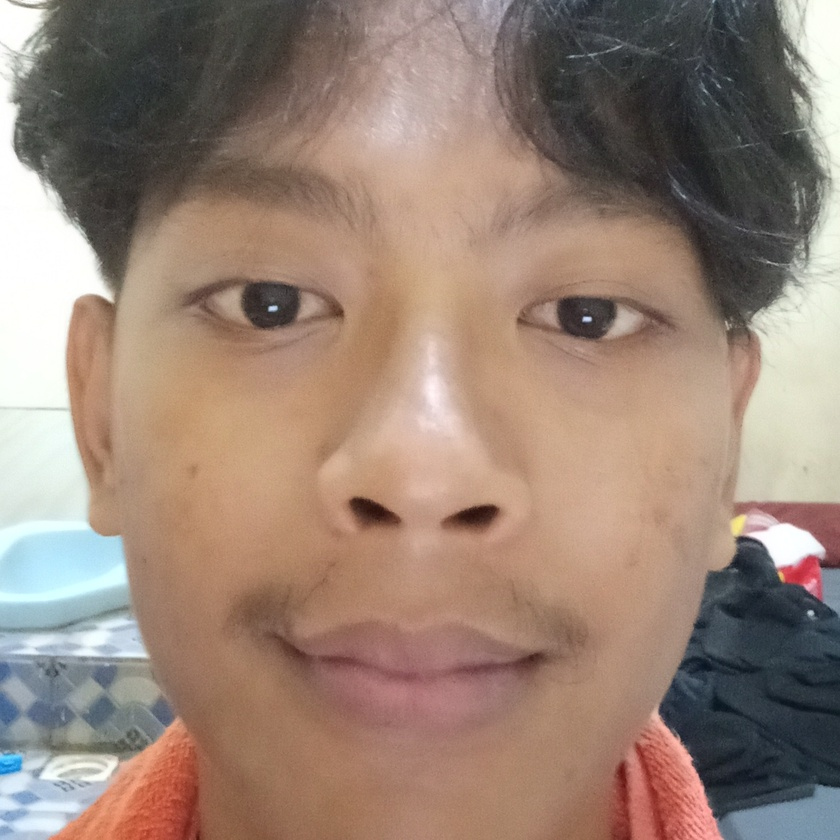
#> input picture ai_face_recog/test_crop.jpg, 840 x 840 px, shrunk from 1411 x 1411 before the run
$ python helper.py test_crop.jpg out.png
#> lines starting #> are read from the running program, lines starting #| are printed output that depends on the picture
import cv2
import os
import sys

# Path ke haarcascade
CASCADE_PATH = os.path.join(os.path.dirname(__file__), 'haarcascade_frontalface_default.xml')

def crop_face(image_path, save_path=None, padding=30):
#> called with image_path = 'test_crop.jpg', save_path = 'out.png', padding = 30
    img = cv2.imread(image_path)
#> img is the input picture: shape (840, 840, 3); mean B, G, R 118.2, 131.3, 153
    if img is None:
        print(f"Gagal buka gambar: {image_path}")
        return False

    gray = cv2.cvtColor(img, cv2.COLOR_BGR2GRAY)
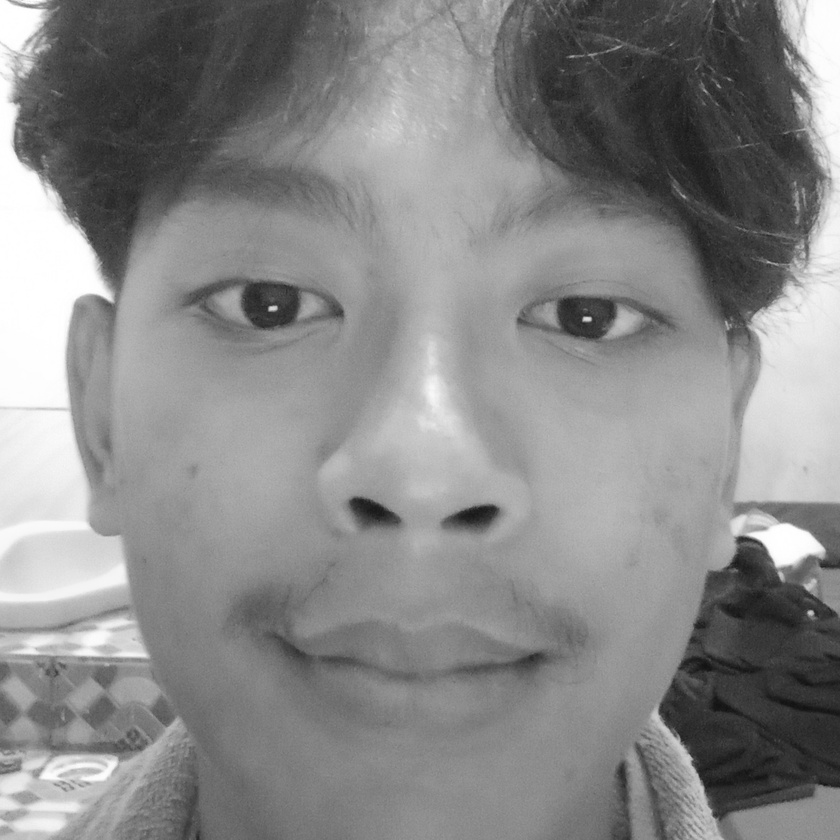
#> gray: shape (840, 840); min 17, max 255, mean 136.3
    face_cascade = cv2.CascadeClassifier(CASCADE_PATH)
    faces = face_cascade.detectMultiScale(gray, 1.2, 5)
#> faces = [[79, 73, 690, 690]]

    if len(faces) == 0:
        print(f"Tidak ditemukan wajah di: {image_path}")
        return False

    # Ambil wajah paling besar
    (x, y, w, h) = max(faces, key=lambda rect: rect[2]*rect[3])
#> x = 79; y = 73; w = 690; h = 690
    x1 = max(x - padding, 0)
#> x1 = 49
    y1 = max(y - padding, 0)
#> y1 = 43
    x2 = min(x + w + padding, img.shape[1])
#> x2 = 799
    y2 = min(y + h + padding, img.shape[0])
#> y2 = 793
    face_img = img[y1:y2, x1:x2]
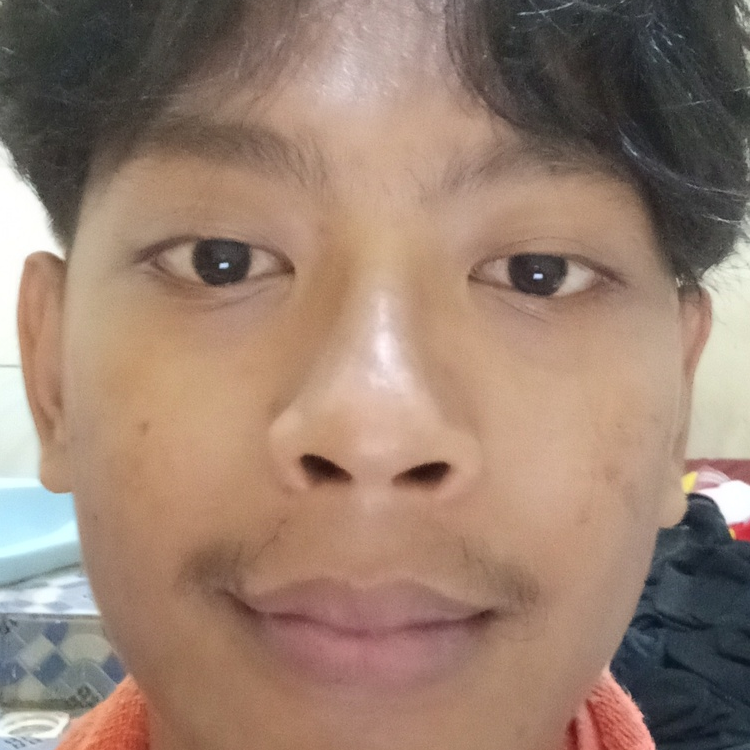
#> face_img: shape (750, 750, 3); mean B, G, R 111.8, 127.1, 152.2

    if save_path:
        cv2.imwrite(save_path, face_img)
        print(f"Crop wajah disimpan ke: {save_path}")
    else:
        # Jika tidak ada save_path, simpan ke file asli dengan suffix _crop
        path, ext = os.path.splitext(image_path)
        default_save = path + '_crop' + ext
        cv2.imwrite(default_save, face_img)
        print(f"Crop wajah disimpan ke: {default_save}")
    return True

if __name__ == '__main__':
    # Jika dipanggil dari CLI
    if len(sys.argv) >= 2:
        img_path = sys.argv[1]
        save_path = sys.argv[2] if len(sys.argv) > 2 else None
        crop_face(img_path, save_path)
    else:
        # Batch processing seluruh dataset (opsional)
        folder = os.path.join(os.path.dirname(__file__), 'dataset')
        for karyawan_id in os.listdir(folder):
            karyawan_folder = os.path.join(folder, karyawan_id)
            if not os.path.isdir(karyawan_folder):
                continue
            for filename in os.listdir(karyawan_folder):
                if not filename.lower().endswith(('.png', '.jpg', '.jpeg')):
                    continue
                filepath = os.path.join(karyawan_folder, filename)
                savepath = os.path.join(karyawan_folder, 'face_' + filename)
                crop_face(filepath, savepath)
